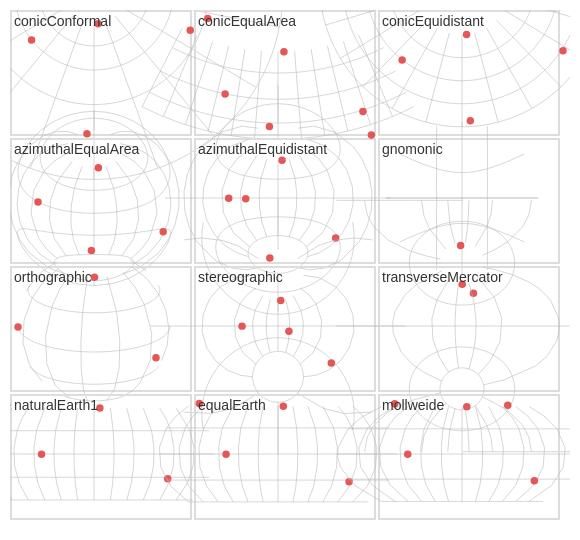

This figure's Vega-Lite source:
### Vega specification from a JSON file in a GitHub repository (floating-point values rounded to 4 significant figures)
{"$schema": "https://vega.github.io/schema/vega/v6.json", "description": "The twelve projections no chart in the corpus had drawn, each given the same graticule and the same four cities so the differences between them are the only thing on screen. The three conics take their parallels from the specification, the azimuthals and the gnomonic clip to a cap around their centre, the orthographic shows only the hemisphere facing the reader, and the transverse Mercator is the ordinary one turned on its side. Nothing here is decorative: a projection is a pair of trigonometric formulas and a clip, and a wrong sign in either draws a plausible-looking map of somewhere else. Each `geopath` names its `field`: a mark-level transform visits **scene items** rather than rows, and `geopath` with no field falls back to the identity accessor — which hands a scene item, with its bounds and its mark and its datum, to a path generator that wants geometry. Upstream answers that with an empty `d` attribute, so every one of these twelve graticules was a mark with no outline in it and this fixture compared nothing but the cities. The graticule stops at 60 degrees north and south because `conicConformal` is infinite at one pole: taken to the default extent it draws a line half a million pixels long, and a canvas a million pixels wide is measured in units where the last digit of a double is worth more than the comparison's tolerance. What is being compared here is twelve projections of the same graticule, not what any of them does at a point where its formula has no value. Each panel clips, which is what a trellis of maps does: without it a projection that reaches past its own 90 by 62 box paints over its neighbours, and the chart sizes itself to whichever of the twelve reaches furthest.", "width": 280, "height": 260, "padding": 5, "background": "white", "data": [{"name": "grid", "transform": [{"type": "graticule", "step": [30, 30], "extent": [[-180, -60], [180, 60]]}]}, {"name": "cities", "values": [{"name": "quito", "lon": -78.5, "lat": -0.2}, {"name": "oslo", "lon": 10.7, "lat": 59.9}, {"name": "perth", "lon": 115.9, "lat": -32.0}, {"name": "nome", "lon": -165.4, "lat": 64.5}], "transform": [{"type": "geopoint", "projection": "conicConformal", "fields": ["lon", "lat"], "as": ["conicConformalX", "conicConformalY"]}, {"type": "geopoint", "projection": "conicEqualArea", "fields": ["lon", "lat"], "as": ["conicEqualAreaX", "conicEqualAreaY"]}, {"type": "geopoint", "projection": "conicEquidistant", "fields": ["lon", "lat"], "as": ["conicEquidistantX", "conicEquidistantY"]}, {"type": "geopoint", "projection": "azimuthalEqualArea", "fields": ["lon", "lat"], "as": ["azimuthalEqualAreaX", "azimuthalEqualAreaY"]}, {"type": "geopoint", "projection": "azimuthalEquidistant", "fields": ["lon", "lat"], "as": ["azimuthalEquidistantX", "azimuthalEquidistantY"]}, {"type": "geopoint", "projection": "gnomonic", "fields": ["lon", "lat"], "as": ["gnomonicX", "gnomonicY"]}, {"type": "geopoint", "projection": "orthographic", "fields": ["lon", "lat"], "as": ["orthographicX", "orthographicY"]}, {"type": "geopoint", "projection": "stereographic", "fields": ["lon", "lat"], "as": ["stereographicX", "stereographicY"]}, {"type": "geopoint", "projection": "transverseMercator", "fields": ["lon", "lat"], "as": ["transverseMercatorX", "transverseMercatorY"]}, {"type": "geopoint", "projection": "naturalEarth1", "fields": ["lon", "lat"], "as": ["naturalEarth1X", "naturalEarth1Y"]}, {"type": "geopoint", "projection": "equalEarth", "fields": ["lon", "lat"], "as": ["equalEarthX", "equalEarthY"]}, {"type": "geopoint", "projection": "mollweide", "fields": ["lon", "lat"], "as": ["mollweideX", "mollweideY"]}]}], "projections": [{"name": "conicConformal", "type": "conicConformal", "scale": 22, "translate": [42, 30], "parallels": [20, 60]}, {"name": "conicEqualArea", "type": "conicEqualArea", "scale": 22, "translate": [42, 30], "parallels": [-20, 40]}, {"name": "conicEquidistant", "type": "conicEquidistant", "scale": 22, "translate": [42, 30], "parallels": [10, 50]}, {"name": "azimuthalEqualArea", "type": "azimuthalEqualArea", "scale": 22, "translate": [42, 30], "rotate": [0, -20, 0]}, {"name": "azimuthalEquidistant", "type": "azimuthalEquidistant", "scale": 18, "translate": [42, 30]}, {"name": "gnomonic", "type": "gnomonic", "scale": 22, "translate": [42, 30]}, {"name": "orthographic", "type": "orthographic", "scale": 38, "translate": [42, 30], "rotate": [-10, -20, 0]}, {"name": "stereographic", "type": "stereographic", "scale": 22, "translate": [42, 30]}, {"name": "transverseMercator", "type": "transverseMercator", "scale": 20, "translate": [42, 30], "rotate": [-10, 0, 0]}, {"name": "naturalEarth1", "type": "naturalEarth1", "scale": 22, "translate": [42, 30]}, {"name": "equalEarth", "type": "equalEarth", "scale": 22, "translate": [42, 30]}, {"name": "mollweide", "type": "mollweide", "scale": 22, "translate": [42, 30]}], "marks": [{"type": "group", "clip": true, "encode": {"enter": {"x": {"value": 0}, "y": {"value": 0}, "width": {"value": 90}, "height": {"value": 62}, "stroke": {"value": "#dddddd"}}}, "marks": [{"type": "path", "from": {"data": "grid"}, "encode": {"enter": {"stroke": {"value": "#bbbbbb"}, "strokeWidth": {"value": 0.3}, "fill": {"value": "transparent"}}}, "transform": [{"type": "geopath", "projection": "conicConformal", "field": "datum"}]}, {"type": "symbol", "from": {"data": "cities"}, "encode": {"enter": {"size": {"value": 14}, "fill": {"value": "#e45756"}, "x": {"field": "conicConformalX"}, "y": {"field": "conicConformalY"}}}}, {"type": "text", "encode": {"enter": {"x": {"value": 2}, "y": {"value": 8}, "text": {"value": "conicConformal"}, "fontSize": {"value": 7}, "fill": {"value": "#333333"}}}}]}, {"type": "group", "clip": true, "encode": {"enter": {"x": {"value": 92}, "y": {"value": 0}, "width": {"value": 90}, "height": {"value": 62}, "stroke": {"value": "#dddddd"}}}, "marks": [{"type": "path", "from": {"data": "grid"}, "encode": {"enter": {"stroke": {"value": "#bbbbbb"}, "strokeWidth": {"value": 0.3}, "fill": {"value": "transparent"}}}, "transform": [{"type": "geopath", "projection": "conicEqualArea", "field": "datum"}]}, {"type": "symbol", "from": {"data": "cities"}, "encode": {"enter": {"size": {"value": 14}, "fill": {"value": "#e45756"}, "x": {"field": "conicEqualAreaX"}, "y": {"field": "conicEqualAreaY"}}}}, {"type": "text", "encode": {"enter": {"x": {"value": 2}, "y": {"value": 8}, "text": {"value": "conicEqualArea"}, "fontSize": {"value": 7}, "fill": {"value": "#333333"}}}}]}, {"type": "group", "clip": true, "encode": {"enter": {"x": {"value": 184}, "y": {"value": 0}, "width": {"value": 90}, "height": {"value": 62}, "stroke": {"value": "#dddddd"}}}, "marks": [{"type": "path", "from": {"data": "grid"}, "encode": {"enter": {"stroke": {"value": "#bbbbbb"}, "strokeWidth": {"value": 0.3}, "fill": {"value": "transparent"}}}, "transform": [{"type": "geopath", "projection": "conicEquidistant", "field": "datum"}]}, {"type": "symbol", "from": {"data": "cities"}, "encode": {"enter": {"size": {"value": 14}, "fill": {"value": "#e45756"}, "x": {"field": "conicEquidistantX"}, "y": {"field": "conicEquidistantY"}}}}, {"type": "text", "encode": {"enter": {"x": {"value": 2}, "y": {"value": 8}, "text": {"value": "conicEquidistant"}, "fontSize": {"value": 7}, "fill": {"value": "#333333"}}}}]}, {"type": "group", "clip": true, "encode": {"enter": {"x": {"value": 0}, "y": {"value": 64}, "width": {"value": 90}, "height": {"value": 62}, "stroke": {"value": "#dddddd"}}}, "marks": [{"type": "path", "from": {"data": "grid"}, "encode": {"enter": {"stroke": {"value": "#bbbbbb"}, "strokeWidth": {"value": 0.3}, "fill": {"value": "transparent"}}}, "transform": [{"type": "geopath", "projection": "azimuthalEqualArea", "field": "datum"}]}, {"type": "symbol", "from": {"data": "cities"}, "encode": {"enter": {"size": {"value": 14}, "fill": {"value": "#e45756"}, "x": {"field": "azimuthalEqualAreaX"}, "y": {"field": "azimuthalEqualAreaY"}}}}, {"type": "text", "encode": {"enter": {"x": {"value": 2}, "y": {"value": 8}, "text": {"value": "azimuthalEqualArea"}, "fontSize": {"value": 7}, "fill": {"value": "#333333"}}}}]}, {"type": "group", "clip": true, "encode": {"enter": {"x": {"value": 92}, "y": {"value": 64}, "width": {"value": 90}, "height": {"value": 62}, "stroke": {"value": "#dddddd"}}}, "marks": [{"type": "path", "from": {"data": "grid"}, "encode": {"enter": {"stroke": {"value": "#bbbbbb"}, "strokeWidth": {"value": 0.3}, "fill": {"value": "transparent"}}}, "transform": [{"type": "geopath", "projection": "azimuthalEquidistant", "field": "datum"}]}, {"type": "symbol", "from": {"data": "cities"}, "encode": {"enter": {"size": {"value": 14}, "fill": {"value": "#e45756"}, "x": {"field": "azimuthalEquidistantX"}, "y": {"field": "azimuthalEquidistantY"}}}}, {"type": "text", "encode": {"enter": {"x": {"value": 2}, "y": {"value": 8}, "text": {"value": "azimuthalEquidistant"}, "fontSize": {"value": 7}, "fill": {"value": "#333333"}}}}]}, {"type": "group", "clip": true, "encode": {"enter": {"x": {"value": 184}, "y": {"value": 64}, "width": {"value": 90}, "height": {"value": 62}, "stroke": {"value": "#dddddd"}}}, "marks": [{"type": "path", "from": {"data": "grid"}, "encode": {"enter": {"stroke": {"value": "#bbbbbb"}, "strokeWidth": {"value": 0.3}, "fill": {"value": "transparent"}}}, "transform": [{"type": "geopath", "projection": "gnomonic", "field": "datum"}]}, {"type": "symbol", "from": {"data": "cities"}, "encode": {"enter": {"size": {"value": 14}, "fill": {"value": "#e45756"}, "x": {"field": "gnomonicX"}, "y": {"field": "gnomonicY"}}}}, {"type": "text", "encode": {"enter": {"x": {"value": 2}, "y": {"value": 8}, "text": {"value": "gnomonic"}, "fontSize": {"value": 7}, "fill": {"value": "#333333"}}}}]}, {"type": "group", "clip": true, "encode": {"enter": {"x": {"value": 0}, "y": {"value": 128}, "width": {"value": 90}, "height": {"value": 62}, "stroke": {"value": "#dddddd"}}}, "marks": [{"type": "path", "from": {"data": "grid"}, "encode": {"enter": {"stroke": {"value": "#bbbbbb"}, "strokeWidth": {"value": 0.3}, "fill": {"value": "transparent"}}}, "transform": [{"type": "geopath", "projection": "orthographic", "field": "datum"}]}, {"type": "symbol", "from": {"data": "cities"}, "encode": {"enter": {"size": {"value": 14}, "fill": {"value": "#e45756"}, "x": {"field": "orthographicX"}, "y": {"field": "orthographicY"}}}}, {"type": "text", "encode": {"enter": {"x": {"value": 2}, "y": {"value": 8}, "text": {"value": "orthographic"}, "fontSize": {"value": 7}, "fill": {"value": "#333333"}}}}]}, {"type": "group", "clip": true, "encode": {"enter": {"x": {"value": 92}, "y": {"value": 128}, "width": {"value": 90}, "height": {"value": 62}, "stroke": {"value": "#dddddd"}}}, "marks": [{"type": "path", "from": {"data": "grid"}, "encode": {"enter": {"stroke": {"value": "#bbbbbb"}, "strokeWidth": {"value": 0.3}, "fill": {"value": "transparent"}}}, "transform": [{"type": "geopath", "projection": "stereographic", "field": "datum"}]}, {"type": "symbol", "from": {"data": "cities"}, "encode": {"enter": {"size": {"value": 14}, "fill": {"value": "#e45756"}, "x": {"field": "stereographicX"}, "y": {"field": "stereographicY"}}}}, {"type": "text", "encode": {"enter": {"x": {"value": 2}, "y": {"value": 8}, "text": {"value": "stereographic"}, "fontSize": {"value": 7}, "fill": {"value": "#333333"}}}}]}, {"type": "group", "clip": true, "encode": {"enter": {"x": {"value": 184}, "y": {"value": 128}, "width": {"value": 90}, "height": {"value": 62}, "stroke": {"value": "#dddddd"}}}, "marks": [{"type": "path", "from": {"data": "grid"}, "encode": {"enter": {"stroke": {"value": "#bbbbbb"}, "strokeWidth": {"value": 0.3}, "fill": {"value": "transparent"}}}, "transform": [{"type": "geopath", "projection": "transverseMercator", "field": "datum"}]}, {"type": "symbol", "from": {"data": "cities"}, "encode": {"enter": {"size": {"value": 14}, "fill": {"value": "#e45756"}, "x": {"field": "transverseMercatorX"}, "y": {"field": "transverseMercatorY"}}}}, {"type": "text", "encode": {"enter": {"x": {"value": 2}, "y": {"value": 8}, "text": {"value": "transverseMercator"}, "fontSize": {"value": 7}, "fill": {"value": "#333333"}}}}]}, {"type": "group", "clip": true, "encode": {"enter": {"x": {"value": 0}, "y": {"value": 192}, "width": {"value": 90}, "height": {"value": 62}, "stroke": {"value": "#dddddd"}}}, "marks": [{"type": "path", "from": {"data": "grid"}, "encode": {"enter": {"stroke": {"value": "#bbbbbb"}, "strokeWidth": {"value": 0.3}, "fill": {"value": "transparent"}}}, "transform": [{"type": "geopath", "projection": "naturalEarth1", "field": "datum"}]}, {"type": "symbol", "from": {"data": "cities"}, "encode": {"enter": {"size": {"value": 14}, "fill": {"value": "#e45756"}, "x": {"field": "naturalEarth1X"}, "y": {"field": "naturalEarth1Y"}}}}, {"type": "text", "encode": {"enter": {"x": {"value": 2}, "y": {"value": 8}, "text": {"value": "naturalEarth1"}, "fontSize": {"value": 7}, "fill": {"value": "#333333"}}}}]}, {"type": "group", "clip": true, "encode": {"enter": {"x": {"value": 92}, "y": {"value": 192}, "width": {"value": 90}, "height": {"value": 62}, "stroke": {"value": "#dddddd"}}}, "marks": [{"type": "path", "from": {"data": "grid"}, "encode": {"enter": {"stroke": {"value": "#bbbbbb"}, "strokeWidth": {"value": 0.3}, "fill": {"value": "transparent"}}}, "transform": [{"type": "geopath", "projection": "equalEarth", "field": "datum"}]}, {"type": "symbol", "from": {"data": "cities"}, "encode": {"enter": {"size": {"value": 14}, "fill": {"value": "#e45756"}, "x": {"field": "equalEarthX"}, "y": {"field": "equalEarthY"}}}}, {"type": "text", "encode": {"enter": {"x": {"value": 2}, "y": {"value": 8}, "text": {"value": "equalEarth"}, "fontSize": {"value": 7}, "fill": {"value": "#333333"}}}}]}, {"type": "group", "clip": true, "encode": {"enter": {"x": {"value": 184}, "y": {"value": 192}, "width": {"value": 90}, "height": {"value": 62}, "stroke": {"value": "#dddddd"}}}, "marks": [{"type": "path", "from": {"data": "grid"}, "encode": {"enter": {"stroke": {"value": "#bbbbbb"}, "strokeWidth": {"value": 0.3}, "fill": {"value": "transparent"}}}, "transform": [{"type": "geopath", "projection": "mollweide", "field": "datum"}]}, {"type": "symbol", "from": {"data": "cities"}, "encode": {"enter": {"size": {"value": 14}, "fill": {"value": "#e45756"}, "x": {"field": "mollweideX"}, "y": {"field": "mollweideY"}}}}, {"type": "text", "encode": {"enter": {"x": {"value": 2}, "y": {"value": 8}, "text": {"value": "mollweide"}, "fontSize": {"value": 7}, "fill": {"value": "#333333"}}}}]}]}
